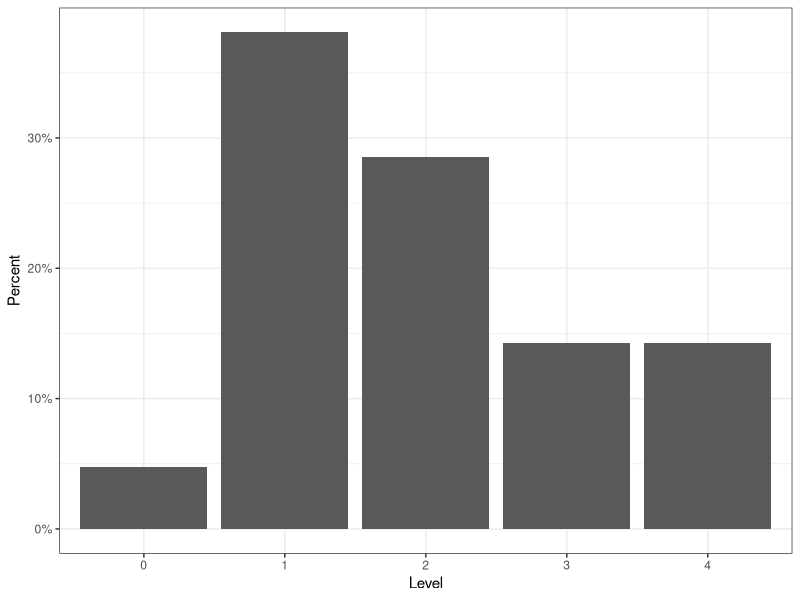

Source code (R):
## ---- chunk 1
#| include: false
#| label: packages-portfolio-objectives

library(tidyverse)

portfolio_levels <- tibble(
  Objective = character(), 
  Level = numeric() 
  )
## ---- chunk 2
#| include: false
#| label: IL-1

## Fill in the line below with your self-assigned level for this objective.
## Remember, you have the following levels to choose from:

# 1 = novice
# 2 = proficiency
# 3 = mastery 
# 4 = expert

my_level <- 2

portfolio_levels <- portfolio_levels %>%
  bind_rows(
    tibble(Objective = "IL-1",
           Level = my_level)
    )
## ---- chunk 3
#| include: false
#| label: IL-2

## Fill in the line below with your self-assigned level for this objective.
my_level <- 3

portfolio_levels <- portfolio_levels %>%
  bind_rows(
    tibble(Objective = "IL-2", 
           Level = my_level)
    )
## ---- chunk 4
#| include: false
#| label: RW-1

my_level <- 4

portfolio_levels <- portfolio_levels %>%
  bind_rows(
    tibble(Objective = "RW-1",
           Level = my_level)
    )
## ---- chunk 5
#| include: false
#| label: RW-2

my_level <- 2

portfolio_levels <- portfolio_levels %>%
  bind_rows(
    tibble(Objective = "RW-2",
           Level = my_level)
    )
## ---- chunk 6
#| include: false
#| label: RW-3

my_level <- 1

portfolio_levels <- portfolio_levels %>%
  bind_rows(
    tibble(Objective = "RW-3",
           Level = my_level)
    )
## ---- chunk 7
#| include: false
#| label: TC-1

my_level <- 4

portfolio_levels <- portfolio_levels %>%
  bind_rows(
    tibble(Objective = "TC-1", 
           Level = my_level)
    )
## ---- chunk 8
#| include: false
#| label: TC-2

my_level <- 3

portfolio_levels <- portfolio_levels %>%
  bind_rows(
    tibble(Objective = "TC-2", 
           Level = my_level)
    )
## ---- chunk 9
#| include: false
#| label: DM-1

my_level <- 2

portfolio_levels <- portfolio_levels %>%
  bind_rows(
    tibble(Objective = "DM-1", 
           Level = my_level)
    )
## ---- chunk 10
#| include: false
#| label: DM-2

my_level <- 2

portfolio_levels <- portfolio_levels %>%
  bind_rows(
    tibble(Objective = "DM-2",
           Level = my_level)
    )
## ---- chunk 11
## Fill in the line below with your self-assigned level for this objective.
my_level <- 0

portfolio_levels <- portfolio_levels %>%
  bind_rows(tibble(Objective = "DM-3", 
                   Level = my_level))
## ---- chunk 12
#| include: false
#| label: DM-4

my_level <- 1

portfolio_levels <- portfolio_levels %>%
  bind_rows(
    tibble(Objective = "DM-3", 
           Level = my_level)
    )
## ---- chunk 13
#| include: false
#| label: PV-1

my_level <- 2

portfolio_levels <- portfolio_levels %>%
  bind_rows(
    tibble(Objective = "PV-1", 
           Level = my_level)
    )
## ---- chunk 14
#| include: false
#| label: PV-2

my_level <- 3

portfolio_levels <- portfolio_levels %>%
  bind_rows(
    tibble(Objective = "PV-2", 
           Level = my_level)
    )
## ---- chunk 15
#| include: false
#| label: PV-3

my_level <- 2

portfolio_levels <- portfolio_levels %>%
  bind_rows(
    tibble(Objective = "PV-3", 
           Level = my_level)
    )
## ---- chunk 16
#| include: false
#| label: PV-4

my_level <- 4

portfolio_levels <- portfolio_levels %>%
  bind_rows(
    tibble(Objective = "PV-4", 
           Level = my_level)
    )
## ---- chunk 17
#| include: false
#| label: SD-2

my_level <- 1

portfolio_levels <- portfolio_levels %>%
  bind_rows(
    tibble(Objective = "SD-2", 
           Level = my_level)
    )
## ---- chunk 18
#| include: false
#| label: AI-1

my_level <- 1

portfolio_levels <- portfolio_levels %>%
  bind_rows(
    tibble(Objective = "AI-1", 
           Level = my_level)
    )
## ---- chunk 19
#| include: false
#| label: AI-2

my_level <- 1

portfolio_levels <- portfolio_levels %>%
  bind_rows(
    tibble(Objective = "AI-2", 
           Level = my_level)
    )
## ---- chunk 20
#| include: false
#| label: CD-1

my_level <- 1

portfolio_levels <- portfolio_levels %>%
  bind_rows(
    tibble(Objective = "CD-1", 
           Level = my_level)
    )
## ---- chunk 21
#| include: false
#| label: CD-2

my_level <- 1

portfolio_levels <- portfolio_levels %>%
  bind_rows(
    tibble(Objective = "CD-2", 
           Level = my_level)
    )
## ---- chunk 22
#| include: false
#| label: CD-3

my_level <- 1

portfolio_levels <- portfolio_levels %>%
  bind_rows(
    tibble(Objective = "CD-3", 
           Level = my_level)
    )
## ---- chunk 23
#| echo: false
#| label: summary-graph

portfolio_levels %>%
  mutate(
    Category = str_extract(Objective, "[A-Z]{2}"),
    Level = factor(Level)
  ) %>%
  ggplot(
    aes(x = Level, 
        y = (..count..)/sum(..count..)
        )
    ) +
  geom_bar() +
  labs(x = "Level",
       y = "Percent") +
  theme_bw() +
  scale_y_continuous(labels = scales::percent)
